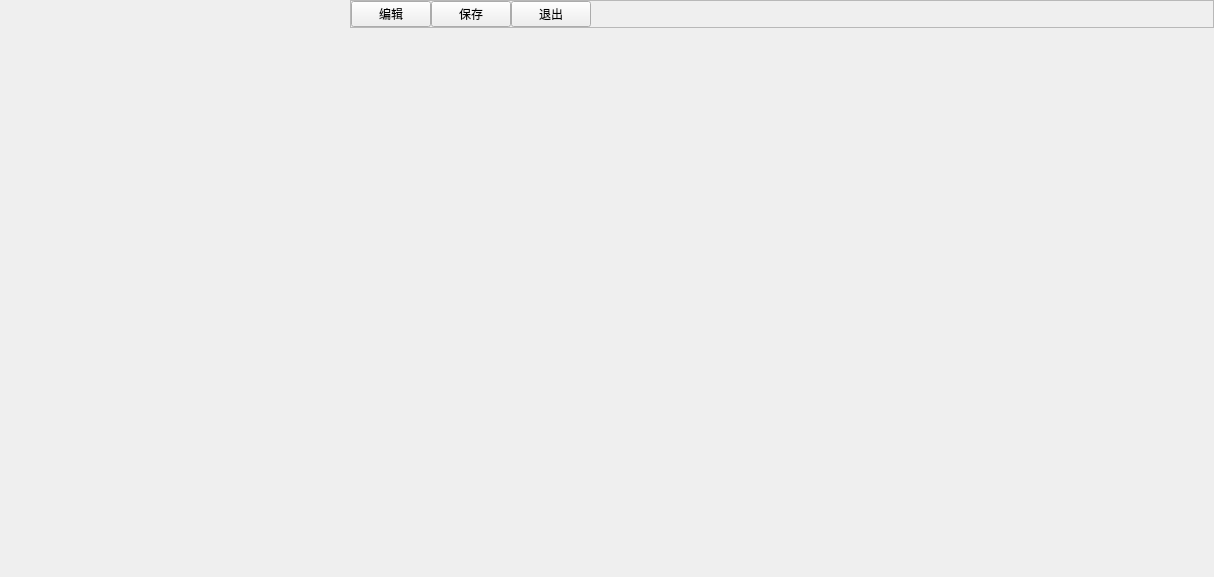
<?xml version="1.0" encoding="UTF-8"?>
<ui version="4.0">
 <class>BlogEditArea</class>
 <widget class="QWidget" name="BlogEditArea">
  <property name="geometry">
   <rect>
    <x>0</x>
    <y>0</y>
    <width>1214</width>
    <height>577</height>
   </rect>
  </property>
  <property name="windowTitle">
   <string>BlogEditArea</string>
  </property>
  <layout class="QHBoxLayout" name="horizontalLayout">
   <property name="spacing">
    <number>0</number>
   </property>
   <property name="leftMargin">
    <number>0</number>
   </property>
   <property name="topMargin">
    <number>0</number>
   </property>
   <property name="rightMargin">
    <number>0</number>
   </property>
   <property name="bottomMargin">
    <number>0</number>
   </property>
   <item>
    <widget class="QStackedWidget" name="toolWidgets">
     <property name="sizePolicy">
      <sizepolicy hsizetype="Fixed" vsizetype="Preferred">
       <horstretch>0</horstretch>
       <verstretch>0</verstretch>
      </sizepolicy>
     </property>
     <property name="minimumSize">
      <size>
       <width>350</width>
       <height>0</height>
      </size>
     </property>
     <property name="currentIndex">
      <number>-1</number>
     </property>
    </widget>
   </item>
   <item>
    <widget class="QWidget" name="editorArea" native="true">
     <layout class="QVBoxLayout" name="verticalLayout">
      <property name="spacing">
       <number>0</number>
      </property>
      <property name="leftMargin">
       <number>0</number>
      </property>
      <property name="topMargin">
       <number>0</number>
      </property>
      <property name="rightMargin">
       <number>0</number>
      </property>
      <property name="bottomMargin">
       <number>0</number>
      </property>
      <item>
       <widget class="QFrame" name="btnFrame">
        <property name="sizePolicy">
         <sizepolicy hsizetype="Preferred" vsizetype="Maximum">
          <horstretch>0</horstretch>
          <verstretch>0</verstretch>
         </sizepolicy>
        </property>
        <property name="frameShape">
         <enum>QFrame::StyledPanel</enum>
        </property>
        <property name="frameShadow">
         <enum>QFrame::Raised</enum>
        </property>
        <layout class="QHBoxLayout" name="horizontalLayout_3">
         <property name="spacing">
          <number>0</number>
         </property>
         <property name="leftMargin">
          <number>0</number>
         </property>
         <property name="topMargin">
          <number>0</number>
         </property>
         <property name="rightMargin">
          <number>0</number>
         </property>
         <property name="bottomMargin">
          <number>0</number>
         </property>
         <item>
          <widget class="QPushButton" name="editBtn">
           <property name="styleSheet">
            <string notr="true"/>
           </property>
           <property name="text">
            <string>编辑</string>
           </property>
           <property name="checkable">
            <bool>false</bool>
           </property>
           <property name="checked">
            <bool>false</bool>
           </property>
          </widget>
         </item>
         <item>
          <widget class="QPushButton" name="saveBtn">
           <property name="text">
            <string>保存</string>
           </property>
          </widget>
         </item>
         <item>
          <widget class="QPushButton" name="cancelBtn">
           <property name="text">
            <string>退出</string>
           </property>
          </widget>
         </item>
         <item>
          <spacer name="horizontalSpacer">
           <property name="orientation">
            <enum>Qt::Horizontal</enum>
           </property>
           <property name="sizeHint" stdset="0">
            <size>
             <width>40</width>
             <height>20</height>
            </size>
           </property>
          </spacer>
         </item>
        </layout>
       </widget>
      </item>
      <item>
       <layout class="QVBoxLayout" name="editorContainLayout">
        <property name="spacing">
         <number>0</number>
        </property>
        <item>
         <widget class="QLabel" name="bgLabel">
          <property name="enabled">
           <bool>true</bool>
          </property>
          <property name="textFormat">
           <enum>Qt::RichText</enum>
          </property>
          <property name="pixmap">
           <pixmap resource="BlogClient.qrc">:/Image/bg0.png</pixmap>
          </property>
          <property name="scaledContents">
           <bool>true</bool>
          </property>
         </widget>
        </item>
       </layout>
      </item>
     </layout>
    </widget>
   </item>
   <item>
    <widget class="QFrame" name="commentFrame">
     <property name="sizePolicy">
      <sizepolicy hsizetype="Fixed" vsizetype="Preferred">
       <horstretch>0</horstretch>
       <verstretch>0</verstretch>
      </sizepolicy>
     </property>
     <property name="frameShape">
      <enum>QFrame::StyledPanel</enum>
     </property>
     <property name="frameShadow">
      <enum>QFrame::Raised</enum>
     </property>
    </widget>
   </item>
  </layout>
 </widget>
 <layoutdefault spacing="6" margin="11"/>
 <resources>
  <include location="BlogClient.qrc"/>
 </resources>
 <connections/>
</ui>
